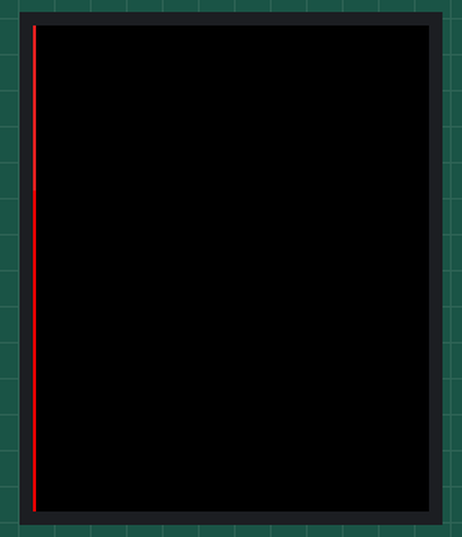
This program was run on a simulated Raspberry Pi Pico running MicroPython. Parts: 132×162 colour display. The interpreter's speed is modelled, so counts of loop turns are approximate; library files of the repository ran but are not shown: st7789py.py; what the program prints to the serial console is not drawn.

Above: at 1.18 s.
At 6.21 s:
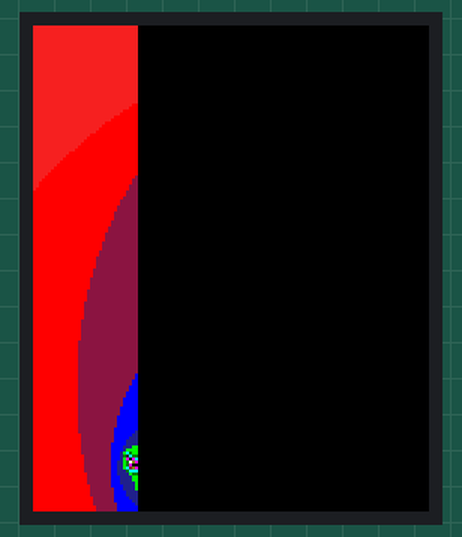
At 8.71 s:
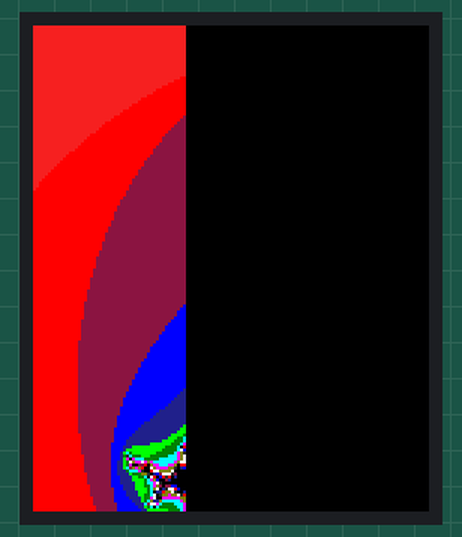
At 11.35 s:
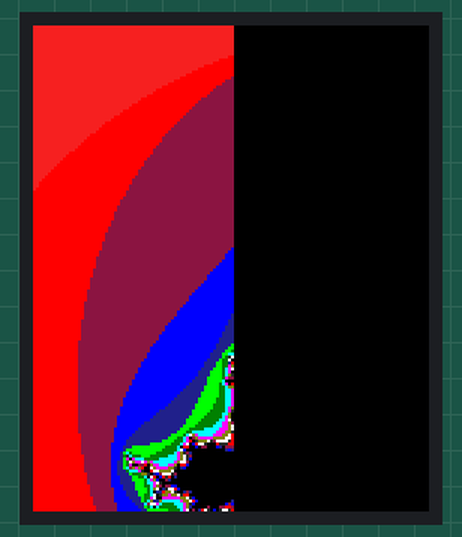
At 14.94 s:
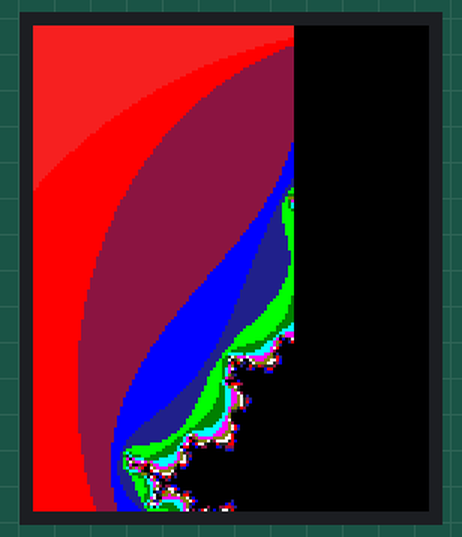
At 21.59 s:
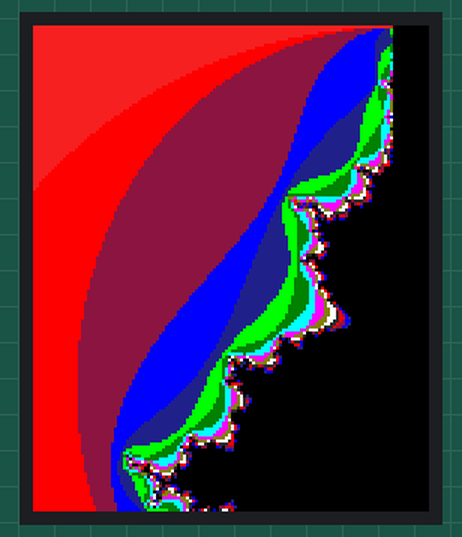

Measured:
- what the display in image 5 shows lasts 0.4 s, from 21.4 s to 21.8 s

The program:

demo_st7789_mandelbrot.py
```python
"""
based on https://github.com/alastairhm/micropython-st7735/blob/main/mandelbrot_tft.py
240x240 ST7789 SPI LCD
using MicroPython library:


"""

import uos
import machine
import st7789py as st7789

import random
from math import cos, pi, sin

#SPI(1) default pins
spi1_sck=2
spi1_mosi=3
spi1_miso=8     #not use
st7789_res = 4
st7789_dc  = 5
disp_width = 240
disp_height = 240
CENTER_Y = int(disp_width/2)
CENTER_X = int(disp_height/2)

HALF_WIDTH = int(disp_width/2)
HALF_HEIGHT = int(disp_height/2)
CENTER_X = int(disp_width/2)-1
CENTER_Y = int(disp_height/2)-1

def hsv_to_rgb(h, s, v):
    """
    Convert HSV to RGB (based on colorsys.py).

        Args:
            h (float): Hue 0 to 1.
            s (float): Saturation 0 to 1.
            v (float): Value 0 to 1 (Brightness).
    """
    if s == 0.0:
        return v, v, v
    i = int(h * 6.0)
    f = (h * 6.0) - i
    p = v * (1.0 - s)
    q = v * (1.0 - s * f)
    t = v * (1.0 - s * (1.0 - f))
    i = i % 6

    v = int(v * 255)
    t = int(t * 255)
    p = int(p * 255)
    q = int(q * 255)

    if i == 0:
        return v, t, p
    if i == 1:
        return q, v, p
    if i == 2:
        return p, v, t
    if i == 3:
        return p, q, v
    if i == 4:
        return t, p, v
    if i == 5:
        return v, p, q


print(uos.uname())
spi0 = machine.SPI(0,62500000,sck=machine.Pin(2,machine.Pin.OUT),mosi=machine.Pin(3,machine.Pin.OUT), polarity=1,phase=0)
print(spi0)
display = st7789.ST7789(spi0, disp_width, disp_width,
                          reset=machine.Pin(st7789_res, machine.Pin.OUT),
                          dc=machine.Pin(st7789_dc, machine.Pin.OUT),
                          xstart=0, ystart=0, rotation=0)

minX = -2.0
maxX = 1.0
width = 240
height = 240
aspectRatio = 1

chars = " .,-:;i+hHM$*#@ "
clen = len(chars)
colours = [
    st7789.color565(0xF0, 0x20, 0x20),
    st7789.RED,
    st7789.MAROON,
    st7789.GREEN,
    st7789.FOREST,
    st7789.BLUE,
    st7789.NAVY,
    st7789.CYAN,
    st7789.YELLOW,
    st7789.PURPLE,
    st7789.WHITE,
    st7789.GRAY,
    st7789.RED,
    st7789.MAROON,
    st7789.GREEN,
    st7789.FOREST,
    st7789.BLACK,
]

rangeX = maxX - minX
yScale = (rangeX) * (float(height) / width) * aspectRatio

for y in range(height):
    line = ""
    ytemp = y * yScale / height - yScale / 2
    for x in range(width):
        c = complex(minX + x * (rangeX) / width, ytemp)
        z = c
        colour = 0
        while abs(z) <= 2 and colour < clen:
            colour += 1
            z = z * z + c
        display.pixel(y, x, colours[colour])
        line += chars[colour % clen]
   # print(line)
```
